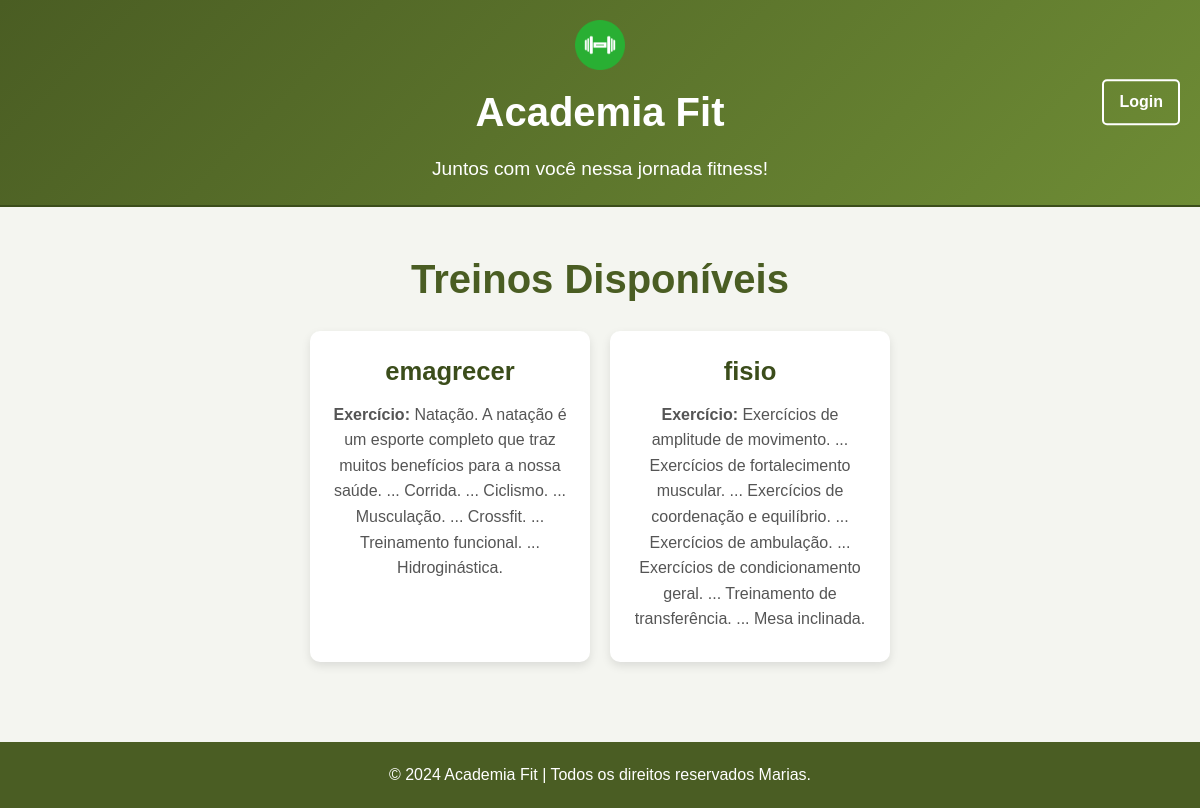
The page /projetomarias/index.php on the database its author committed.
### tables this page shows
CREATE TABLE `treino` (
  `id` int(11) NOT NULL,
  `tipo` varchar(255) NOT NULL,
  `exercicio` varchar(255) NOT NULL,
  `fkidinstrutor` int(11) NOT NULL,
  `descricao` varchar(255) NOT NULL
);

### projetomarias/classes/Treino.php (called while the page is built, shortened)
<?php
class Treino
{
    private $conn;
    private $table_name = "treino";
    public function __construct($db)
    {
        $this->conn = $db;
    }
    public function ler($id = null)
    {
        if ($id) {
            $query = "SELECT treino.*, instrutor.nome AS nome_instrutor
                      FROM " . $this->table_name . " AS treino
                      INNER JOIN instrutor ON treino.fkidinstrutor = instrutor.id
                      WHERE treino.id = :id";
            $stmt = $this->conn->prepare($query);
            $stmt->bindParam(':id', $id);
        } else {
            $query = "SELECT treino.*, instrutor.nome AS nome_instrutor
            FROM " . $this->table_name . " AS treino
            INNER JOIN instrutor ON treino.fkidinstrutor = instrutor.id;";
            $stmt = $this->conn->prepare($query);
        }
        $stmt->execute();
        return $stmt->fetchAll(PDO::FETCH_ASSOC);
    }
}

### projetomarias/index.php (the view, shortened to what this page needs)
<?php
include_once './config/config.php';
include_once './classes/Treino.php';
try {
    $database = new Database();
    $db = $database->getConnection();
    $treinos = new Treino($db);
    $dados = $treinos->ler();
} catch (Exception $e) {
    die("Erro: " . $e->getMessage());
}
?>
<!DOCTYPE html>
<html lang="pt-br">
<head>
    <link rel="stylesheet" href="styles/index.css">
</head>
<body>
    <header>
        <div class="header-container">
            <div class="logo">
                <img src="img/haltere.png" alt="Logo" class="logo-img">
            </div>
            <div class="header-content">
                <h1>Academia Fit</h1>
                <p>Juntos com você nessa jornada fitness!</p>
                <a href="login.php" class="btn-login">Login</a>
            </div>
        </div>
    </header>
    <main>
        <h2>Treinos Disponíveis</h2>
        <section class="treinos-container">
            <?php foreach ($dados as $row) : ?>
                <article class="treino-card">
                    <div class="treino-content">
                        <h3><?php echo htmlspecialchars($row['tipo']); ?></h3>
                        <p><strong>Exercício:</strong> <?php echo htmlspecialchars($row['exercicio']); ?></p>
                    </div>
                </article>
            <?php endforeach; ?>
        </section>
    </main>
    <footer>
        <p>&copy; 2024 Academia Fit | Todos os direitos reservados Marias.</p>
    </footer>
</body>
</html>

### projetomarias/styles/index.css (style rules this page uses)
* { margin: 0; padding: 0; box-sizing: border-box; }
body { font-family: 'Arial', sans-serif; background-color: #f4f5f0; color: #333; line-height: 1.6; margin: 0; padding: 0; }
header { background: linear-gradient(135deg, #4a5d23, #6e8c35); color: white; padding: 20px 0; text-align: center; width: 100%; border-bottom: 2px solid #3b4d1b; position: relative; display: flex; justify-content: center; align-items: center; }
header .logo img { max-height: 50px; width: auto; display: block; margin: 0 auto; }
header h1 { font-size: 2.5rem; font-weight: bold; margin: 10px 0; }
header p { font-size: 1.2rem; }
header .btn-login { position: absolute; top: 50%; right: 20px; transform: translateY(-50%); color: white; text-decoration: none; font-size: 1rem; font-weight: bold; padding: 8px 15px; border: 2px solid white; border-radius: 5px; transition: all 0.3s ease; }
main { padding: 40px 20px; text-align: center; }
main h2 { font-size: 2.5rem; color: #4a5d23; margin-bottom: 20px; }
.treinos-container { display: flex; flex-wrap: wrap; justify-content: center; gap: 20px; }
.treino-card { background-color: #ffffff; border-radius: 10px; box-shadow: 0 4px 10px rgba(0, 0, 0, 0.1); width: 280px; overflow: hidden; transition: transform 0.3s ease; padding: 20px; }
.treino-content h3 { font-size: 1.6rem; color: #3b4d1b; margin-bottom: 10px; }
.treino-content p { font-size: 1rem; color: #555; margin-bottom: 10px; }
footer { background-color: #4a5d23; color: white; text-align: center; padding: 20px 0; margin-top: 40px; }
footer p { font-size: 1rem; }

### rows shown on the page
treino: tipo "emagrecer", exercicio "Natação. A natação é um esporte completo que traz muitos benefícios para a nossa saúde. ... Corrida. ... Ciclismo. ... Musculação. ... Crossfit. ... Treinamento funcional. ... Hidroginástica."
treino: tipo "fisio", exercicio "Exercícios de amplitude de movimento. ... Exercícios de fortalecimento muscular. ... Exercícios de coordenação e equilíbrio. ... Exercícios de ambulação. ... Exercícios de condicionamento geral. ... Treinamento de transferência. ... Mesa inclinada."
